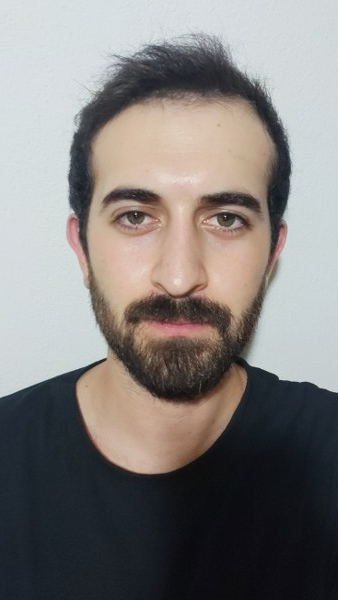
#> input picture OpenCV/p.jpg, 338 x 600 px, found by its file name
$ python 2-gray,blur.py
#> lines starting #> are read from the running program, lines starting #| are printed output that depends on the picture; after the words box and inside, x2 and y2 are one past the last pixel; in counts of white or black regions, pixels touching at a corner belong together
# -*- coding: utf-8 -*-
"""
Created on Sun Dec 13 00:18:55 2020

@author: Velican
"""
import cv2
import numpy as np
img = cv2.imread("C:/Users/Velican/Desktop/Graduation Progress/OpenCV/p.jpg")
#> img is the input picture: shape (600, 338, 3); mean B, G, R 124, 125.9, 129.5

imgGray = cv2.cvtColor(img,cv2.COLOR_BGR2GRAY)
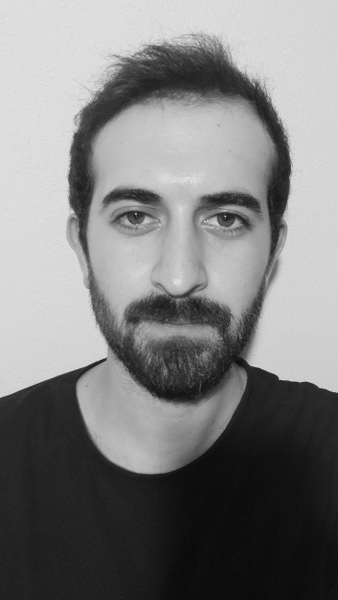
#> imgGray: shape (600, 338); min 9, max 228, mean 126.8
imgBlur = cv2.GaussianBlur(imgGray,(7,7),0)
imgCanny= cv2.Canny(img,100,100)
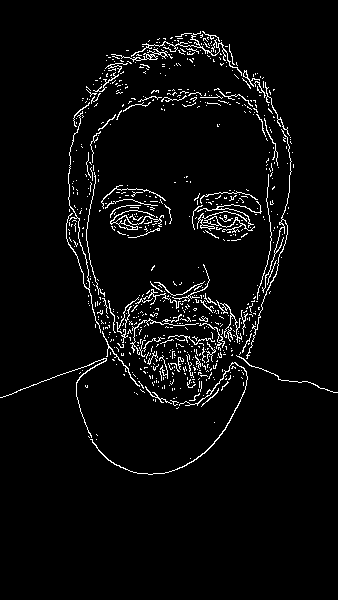
#> imgCanny: shape (600, 338); 4.1% white in thin lines or dots, all inside (x1, y1, x2, y2) = (0, 31, 338, 475)
kernel = np.ones((5,5),np.uint8)
imgDialation= cv2.dilate(imgCanny,kernel)
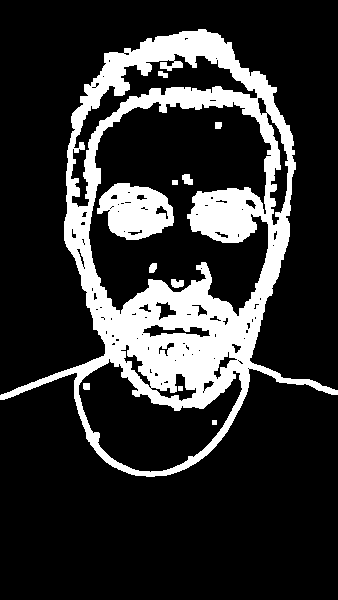
#> imgDialation: shape (600, 338); 19.3% white; 11 white regions, largest, box (x1, y1, x2, y2) and area: (0, 29, 338, 477) 35682, (97, 183, 174, 240) 2973, (171, 279, 184, 288) 93

cv2.imshow("imgGray",imgGray)
cv2.imshow("imgBlur",imgBlur)
cv2.imshow("imgCanny",imgCanny)
cv2.imshow("imgDialation",imgDialation)
cv2.waitKey(0)
